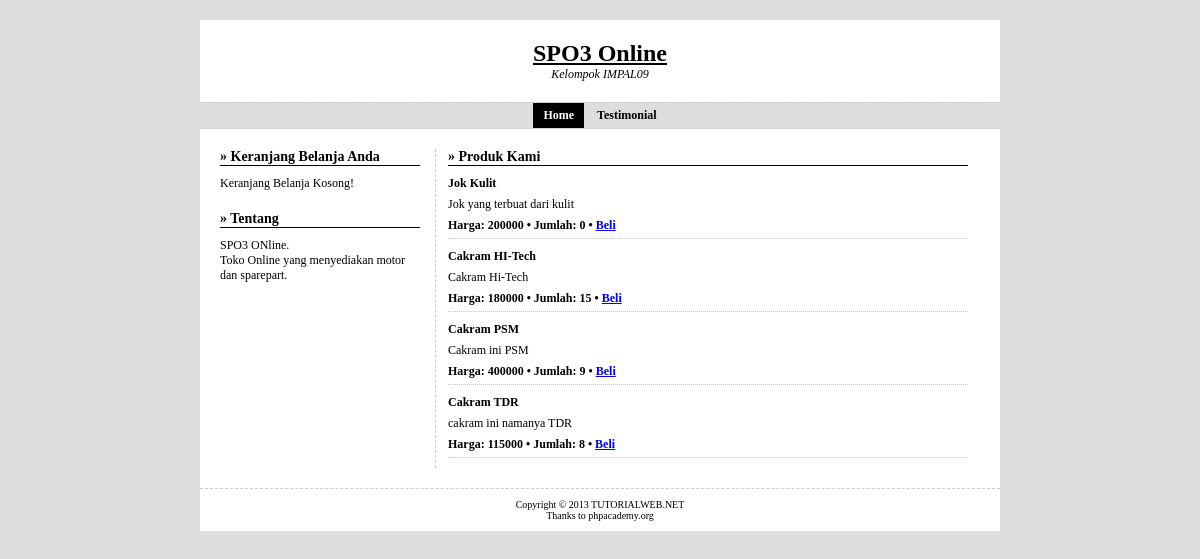
The page / on the database its author committed.
### tables this page shows
CREATE TABLE `sparepart` (
  `idSpr` int(4) NOT NULL,
  `nmSpr` varchar(50) NOT NULL,
  `qtySpr` int(11) NOT NULL,
  `priceSpr` float NOT NULL,
  `ketSpr` text NOT NULL
);

### cart.php (the view, shortened to what this page needs)
<?php
function cart(){
	if($total == 0){
		echo 'Keranjang Belanja Kosong!';
	} else {
		echo '<div style="text-align:right; font-size:11px;"><a href="detail.php">&raquo; Detail &laquo;</a></div>';
	}
}
function produk(){
	$sql = mysql_query("SELECT * FROM sparepart ORDER BY idSpr DESC");
	if(mysql_num_rows($sql) == 0){
		echo "Tidak ada produk!";
	}else{
		while($row = mysql_fetch_assoc($sql)){
			echo '
			<div class="item">
				<b>'.$row['nmSpr'].'</b>
				<p>'.$row['ketSpr'].'</p>
				<b>Harga: '.$row['priceSpr'].' &bull; Jumlah: '.$row['qtySpr'].' &bull; <a href="index.php?add='.$row['idSpr'].'">Beli</a></b>
			</div>
			';
		}
	}
}
?>

### index.php (shortened to what this page needs)
<?php require_once("cart.php"); ?>
<!DOCTYPE html>
<html>
<head>
	<link rel="stylesheet" type="text/css" href="style.css">
</head>
<body>
	<div id="container">
		<div id="header">
			<h1>SPO3 Online</h1>
			<span>Kelompok IMPAL09</span>
		</div>
		<div id="menu">
			<a class="selected" href="index.php">Home</a>
			<a href="testimonial.php">Testimonial</a>
		</div>
		<div id="sidebar">
			<div class="title">&raquo; Keranjang Belanja Anda</div>
			<div class="body">
				<?php cart(); ?>
			</div>
			<div class="title">&raquo; Tentang</div>
			<div class="body">
				SPO3 ONline.<br>
				Toko Online yang menyediakan motor dan sparepart.<br>
			</div>
		</div>
		<div id="content">
			<div class="title">&raquo; Produk Kami</div>
			<?php produk(); ?>
		</div>
		<div id="footer">
			Copyright &copy; 2013 TUTORIALWEB.NET<br>Thanks to phpacademy.org
		</div>
	</div>
</body>
</html>

### style.css (style rules this page uses)
body { background-color: #DDD; font-family: tahoma; font-size: 12px; }
#container { width: 800px; margin: 20px auto; background-color: #FFF; }
#header { text-align: center; padding: 20px; }
#header h1 { margin: 0; padding: 0; text-decoration: underline; }
#header span { font-size: 12px; font-style: italic; }
#menu { background-color: #DDD; border-top: 1px dashed #CCC; border-bottom: 1px dashed #CCC; margin-bottom: 20px; text-align: center; }
#menu a { display: inline-block; padding: 5px 10px; text-decoration: none; font-weight: bold; color: #000; }
#menu a.selected { background-color: #000; color: #FFF; }
#sidebar { width: 200px; float: left; margin-left: 20px; }
#sidebar .title { font-size: 14px; font-weight: bold; border-bottom: 1px solid #000; }
#sidebar .body { margin: 10px 0 20px 0; }
#content { width: 520px; float: right; padding: 0px 12px; margin-right: 20px; border-left: 1px dashed #CCC; }
#content .title { font-size: 14px; font-weight: bold; border-bottom: 1px solid #000; margin-bottom: 10px; }
#content .item { margin-bottom: 10px; padding-bottom: 5px; border-bottom: 1px dotted #CCC; }
#content .item p { margin: 3px 0px; padding: 3px 0px; }
#footer { font-size: 10px; text-align: center; padding: 10px; margin-top: 20px; border-top: 1px dashed #CCC; }

### rows shown on the page
sparepart: nmSpr "Jok Kulit", ketSpr "Jok yang terbuat dari kulit", priceSpr "200000", qtySpr "0"
sparepart: nmSpr "Cakram HI-Tech", ketSpr "Cakram Hi-Tech", priceSpr "180000", qtySpr "15"
sparepart: nmSpr "Cakram PSM", ketSpr "Cakram ini PSM", priceSpr "400000", qtySpr "9"
sparepart: nmSpr "Cakram TDR", ketSpr "cakram ini namanya TDR", priceSpr "115000", qtySpr "8"
